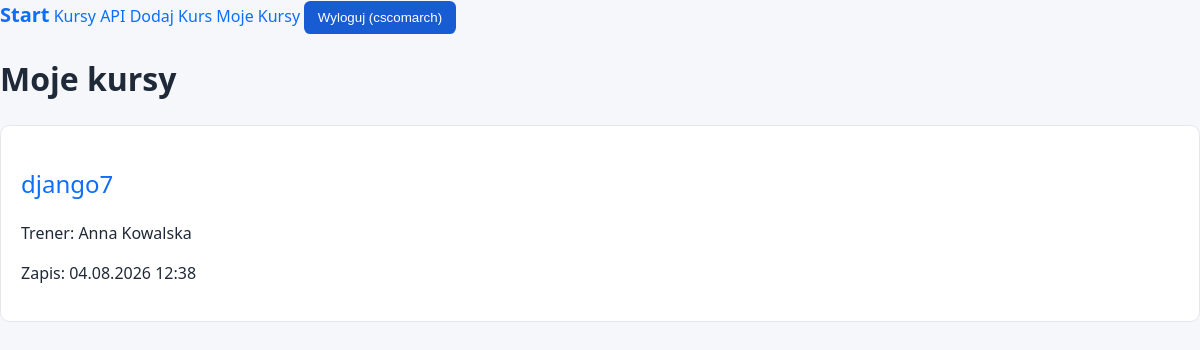
/my-courses/ (signed in), run on an earlier commit of the app's database.
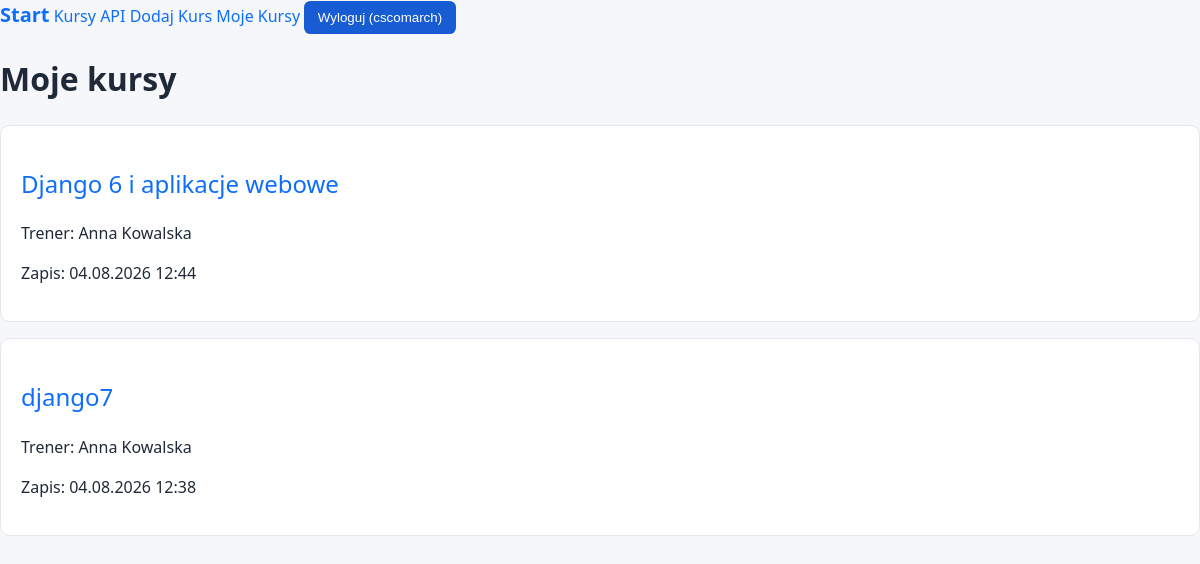
And on a later commit of the database.
### courses/models.py (models this page shows, shortened)
class Enrollment(models.Model):
    user = models.ForeignKey(
        settings.AUTH_USER_MODEL,
        on_delete=models.CASCADE,
        related_name="enrollments",
    )
    course = models.ForeignKey(
        Course,
        on_delete=models.CASCADE,
        related_name="enrollments",
    )
    created_at = models.DateTimeField(auto_now_add=True)
    class Meta:
        ordering = ["-created_at"]
        constraints = [
            models.UniqueConstraint(
                fields=["user", "course"],
                name="unique_user_course",
            )
        ]

class Course(models.Model):
    title = models.CharField(max_length=200)
    description = models.TextField()
    price = models.DecimalField(max_digits=10, decimal_places=2)
    start_date = models.DateField()
    active = models.BooleanField(default=True)
    max_participiants = models.PositiveIntegerField(default=20)
    trainer = models.ForeignKey(
        Trainer,
        on_delete=models.PROTECT,  # nie mozemy skasowac trenera jesli istnieje przypisany do niego kurs
        related_name="courses"
    )
    class Meta:
        ordering = ['start_date', 'title']

class Trainer(models.Model):
    first_name = models.CharField(max_length=100)
    last_name = models.CharField(max_length=100)
    email = models.EmailField(unique=True)
    bio = models.TextField(blank=True)  # dla pól tekstowych preferujemy blank
    def __str__(self) -> str:
        return f"{self.first_name} {self.last_name}"

### courses/views.py (the view)
# urls.py: path("my-courses/", views.my_courses, name="my_courses"),
@login_required
def my_courses(request):
    enrollments = (
        Enrollment.objects.filter(user=request.user)
        .select_related("course", "course__trainer")
    )
    return render(
        request,
        "courses/my_courses.html",
        {"enrollments": enrollments}
    )

### templates/courses/my_courses.html
{% extends "base.html" %}
{% block content %}
<h1>Moje kursy</h1>
{% for enrollment in enrollments %}
<div class="card">
    <h2><a href="{% url 'courses:course_detail' enrollment.course.pk %}">{{ enrollment.course.title }}</a></h2>
    <p>Trener: {{ enrollment.course.trainer }}</p>
    <p>Zapis: {{ enrollment.created_at|date:"d.m.Y H:i" }}</p>
</div>
{% empty %}
<p>Nie jesteś jeszcze zapisany na żaden kurs.</p>
{% endfor %}
{% endblock %}

What changed in the data, as far as the page shows it:
added Enrollment: course "Django 6 i aplikacje webowe", course.trainer "Anna Kowalska", created_at "04.08.2026 12:44"
